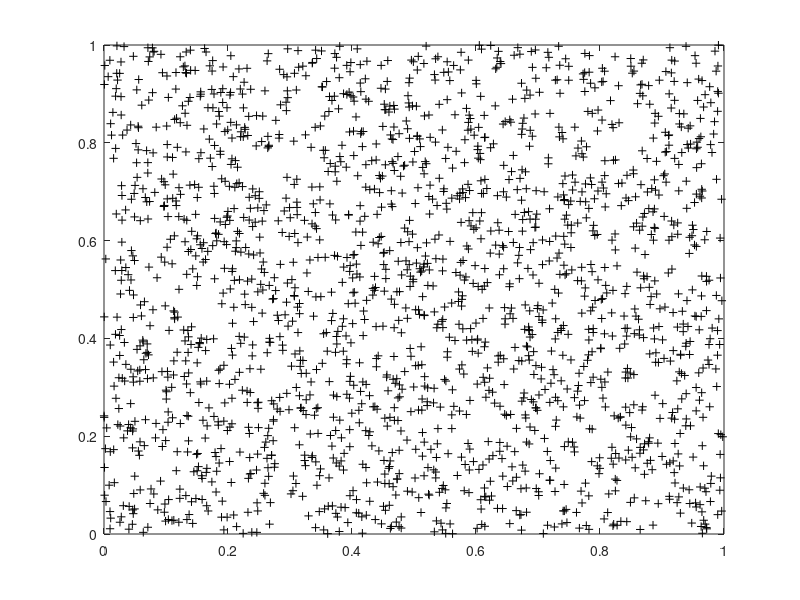

Write the MATLAB code that produced this figure. (Note: this script raises an error after producing the figure.)
% Code by Christopher E. Petrin
% Prepared for MAE 5010: Data Assimilation (Spring 2020, Dr. Omer San)
% For Homework #1, Problem #3

% Generate a Cartesian grid: 0 <= x,y <= 1, dx = dy = 0.01
xgrid = 0:0.01:1;
ygrid = 0:0.01:1;

[X, Y] = meshgrid(xgrid, ygrid);
% Generate observation data at n random locations
%  Generate random locations
n = 2000;
zloc = rand(n,2);
figure(1)
plot(zloc(:,1), zloc(:,2),'+k')
xlim([0 1]);	ylim([0 1]);
%  Evaluate function at each pair
var = 0.1;
for i = 1:size(zloc,1)
	Z(i,1) = 2*zloc(i,1) + 4*zloc(i,2) + zloc(i,1)*zloc(i,2) + var*rand(1,1);
end

% Find i & j locations for each Z-point, so that the indices in the H
%  matrix may be known.
for c = 1:size(zloc,1)
	x = zloc(c,1);		
	xlow = floor(x*100); % Have to scale up by 100 in order to use floor()
	a = x - xlow/100; % Scale back down by 100
	y = zloc(c,2);		
	ylow = floor(y*100); % See above	
	b = y - ylow/100; % See above
	
	%i = find( xgrid*100 == xlow );
	% The above ( i = find() ) keeps failing for some reason... So reworked
	% simplistically below.
	i = xlow + 1; % Only works for given spacing...
	i_ = i + 1;
	
	%j = find( ygrid*100 == ylow );
	j = ylow + 1;
	j_ = j + 1;
	
	amat(c,1) = a; % each a coordinate is stored
	amat(c,2) = 0.01-a; % each abar coordinate is stored
	
	bmat(c,1) = b;
	bmat(c,2) = 0.01-b;
	
	% Column indices to locate stuff in the H matrix
	k(c,1) = (i-1)*size(xgrid,2)+j;
	k(c,2) = (i-1)*size(xgrid,2)+j_;
	k(c,3) = (i_-1)*size(xgrid,2)+j;
	k(c,4) = (i_-1)*size(xgrid,2)+j_;
end

% Populate/Compute H matrix
H = zeros(n,size(xgrid,2)*size(ygrid,2));
for c = 1:n
	H(c,k(c,1)) = amat(c,2)*bmat(c,2);
	H(c,k(c,2)) = amat(c,1)*bmat(c,2);
	H(c,k(c,3)) = amat(c,2)*bmat(c,1);
	H(c,k(c,4)) = amat(c,1)*bmat(c,1);
end

% Solve
xLU = f_xLU(H,Z);
xLUplot = reshape(xLU, 101,101);
figure(2)
contourf(X,Y,xLUplot, 'LineStyle','none')
colorbar
xlim([0 1]);	ylim([0 1]);

xQR = f_xQR(H,Z);
xQRplot = reshape(xQR, 101,101);
figure(3)
contourf(X,Y,xQRplot, 'LineStyle','none')
colorbar
xlim([0 1]);	ylim([0 1]);

xSVD = f_xSVD(H,Z);
xSVDplot = reshape(xSVD, 101,101);
figure(4)
contourf(X,Y,xSVDplot, 'LineStyle','none')
colorbar
xlim([0 1]);	ylim([0 1]);

normLU = norm(Z - H*xLU);
normQR = norm(Z - H*xQR);
normSVD = norm(Z - H*xSVD);